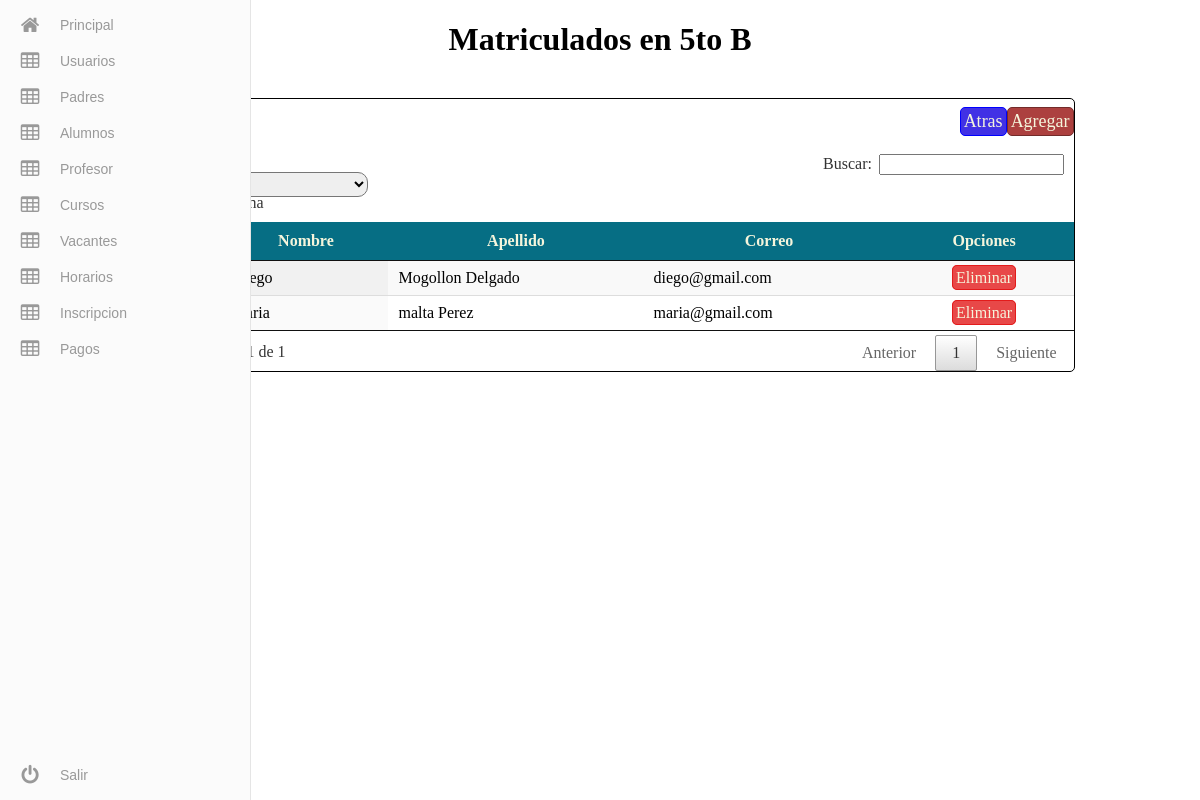
Page /admin/vacantes/matriculados.php?id=2&id2=5&nom=5to B (signed in) on the committed database.
### tables this page shows
CREATE TABLE `inscripcion` (
  `Idinscripcion` int(11) NOT NULL,
  `fecha` datetime NOT NULL,
  `tutor_id` int(11) NOT NULL,
  `alumno_id` int(11) NOT NULL,
  `grupo_id` int(11) NOT NULL
);

CREATE TABLE `alumno` (
  `id_alumno` int(11) NOT NULL,
  `nombre` varchar(45) NOT NULL,
  `paterno` varchar(45) NOT NULL,
  `materno` varchar(45) NOT NULL,
  `direccion` varchar(45) NOT NULL,
  `telefono` varchar(10) NOT NULL,
  `genero` varchar(10) NOT NULL,
  `correo` varchar(45) NOT NULL,
  `id_tutor` int(11) NOT NULL
);

### admin/vacantes/matriculados.php (the view, shortened to what this page needs)
<?php
    $id=$_GET['id'];
    $nom=$_GET['nom'];
    $re=mysql_query("SELECT inscripcion.Idinscripcion,alumno.* from alumno,inscripcion,grupo WHERE alumno.id_alumno=inscripcion.alumno_id and inscripcion.grupo_id=grupo.idgrupo and grupo.idgrupo='$id'");
?>
<!DOCTYPE html>
<html >
  <head>
    <link rel="stylesheet" href="../css/menu.css">
    <link rel="stylesheet" href="../css/tabla.css?v=3">
    <link rel="stylesheet" type="text/css" href="../css/jquery.dataTables.min.css">
  </head>
  <body>
    <?php
        include ('../include/menu.php');
    ?>
    <center><h1>Matriculados en <?php echo $nom; ?></h1></center>
    <br>
    <div class="tablas">
        &nbsp;<a href="nuevo.php" class="NuevoU2" >Agregar</a>&nbsp;<a href="vacantes.php" class="NuevoU" >Atras</a>&nbsp;
        <table id="example" class="display" cellspacing="0" width="100%">
			<thead>
				<tr>
					<th>Nombre</th>
					<th>Apellido</th>
					<th>Correo</th>
					<th>Opciones</th>
				</tr>
			</thead>
			<tbody>
				<?php while($row =mysql_fetch_array($re)){
                ?>
					<tr>
						<td><?php echo $row['id_alumno']; ?></td>
						<td><?php echo $row['nombre']; ?></td>
						<td><?php echo $row['paterno']." ".$row['materno']; ?></td>
						<td><?php echo $row['correo']; ?></td>
						<td><center><a class="eli" href="eliminar2.php?id=<?php echo $row['Idinscripcion']; ?>&id2=<?php echo $id; ?>&nom=<?php echo $nom; ?>" onclick="javascript:return confirmacion();">Eliminar</a>
                          </center></td>
					</tr>
				<?php } ?>
			</tbody>
		</table>
    </div>
  </body>
</html>

### admin/css/tabla.css (style rules this page uses)
.tablas { border: solid 1px black; width: 80%; min-width: 100px; margin-left: auto; margin-right: auto; border-radius: 5px; }
thead { background: #066e84; margin-top: 5px; color: beige; }
.tablas a { padding: 3px; margin-left: auto; margin-right: auto; border-radius: 5px; text-decoration: none; color: beige; }
.eli { border: solid 1px #E31B1B; background: #e84848; }
.NuevoU { border: solid 1px blue; padding: 10spx; border-radius: 5px; float:right; margin: 8px; margin-right: 10px; background: #4131e5; font-size: 18px; }
.NuevoU2 { border: solid 1px #732b2a; padding: 10spx; border-radius: 5px; float:right; margin: 8px; margin-right: 10px; background: #ac403f; font-size: 18px; }

### rows in the picture
inscripcion: alumno.nombre "maria", alumno.paterno "malta", alumno.materno "Perez", alumno.correo "maria@gmail.com"
inscripcion: alumno.nombre "Diego", alumno.paterno "Mogollon", alumno.materno "Delgado", alumno.correo "diego@gmail.com"

### other values in the picture
$nom "5to B"
